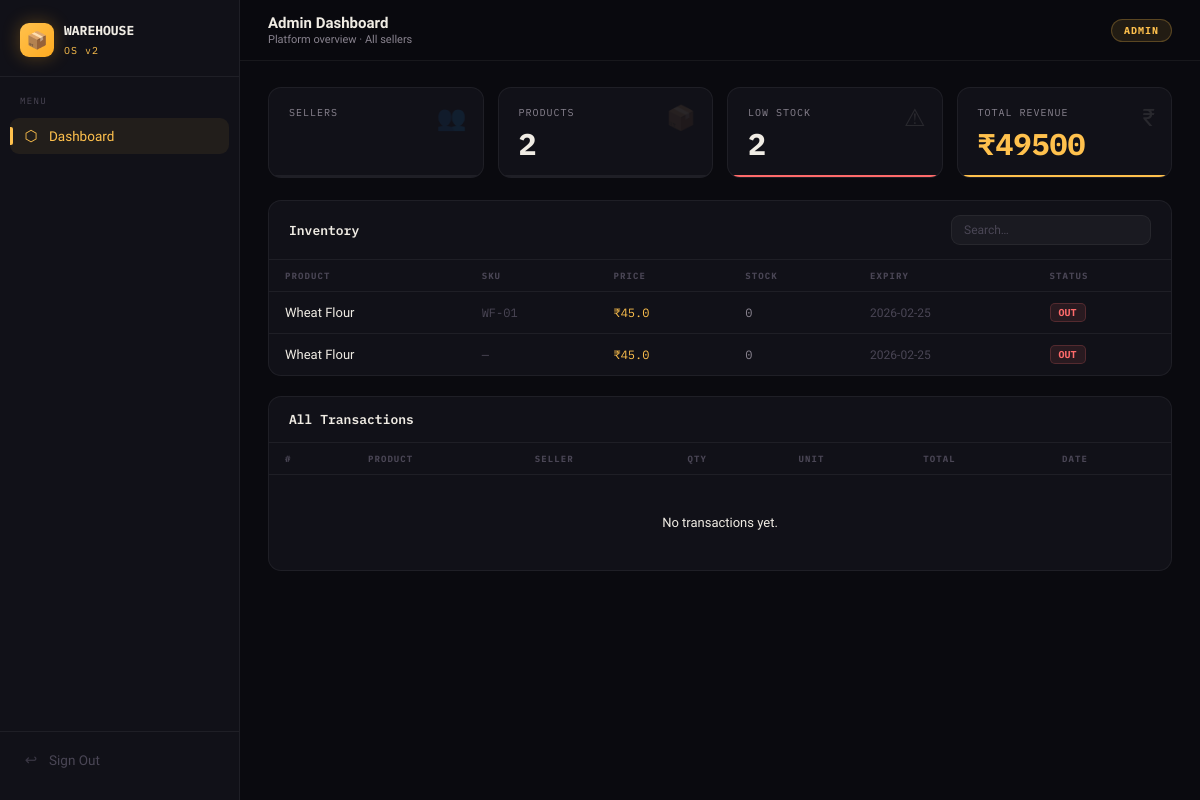
Page /admin (signed in) on the earlier database version.
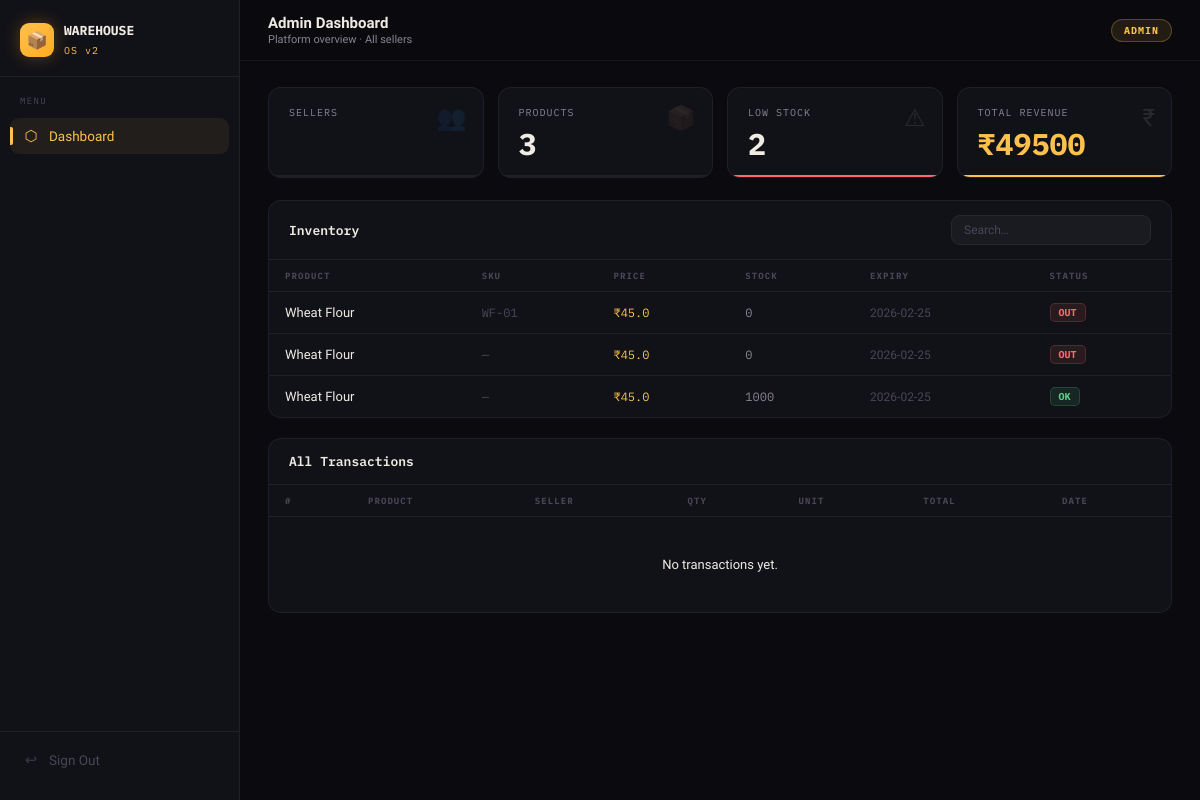
Same page on the later database version.
### tables this page shows
CREATE TABLE products (
            id         INTEGER PRIMARY KEY AUTOINCREMENT,
            name       TEXT NOT NULL,
            sku        TEXT UNIQUE,
            price      REAL NOT NULL DEFAULT 0,
            quantity   INTEGER NOT NULL DEFAULT 0,
            expiry     TEXT,
            seller_id  INTEGER NOT NULL REFERENCES users(id) ON DELETE CASCADE,
            created_at DATETIME DEFAULT CURRENT_TIMESTAMP
        );

### app.py (the view)
@app.route("/admin")
def admin():
    if not is_admin():
        return redirect("/login")
    products = query("SELECT * FROM products")
    revenue = query("SELECT COALESCE(SUM(total_price),0) r FROM transactions", one=True)["r"]
    return render_template("admin.html", products=products, revenue=revenue)

### app.py (called while the page is built)
def get_conn():
    con = sqlite3.connect(DB_PATH, timeout=10, check_same_thread=False)
    con.row_factory = sqlite3.Row
    con.execute("PRAGMA journal_mode=WAL")
    return con

def query(sql, args=(), one=False):
    con = get_conn()
    cur = con.execute(sql, args)
    rows = cur.fetchall()
    con.close()
    return (rows[0] if rows else None) if one else rows

def is_admin(): return session.get("role") == "admin"

### Templates/admin.html (shortened to what this page needs)
{% extends "layout.html" %}
{% block title %}Admin Dashboard{% endblock %}
{% block subtitle %}Platform overview · All sellers{% endblock %}
{% block content %}
<div class="stats">
  <div class="stat">
    <div class="stat-ico">👥</div>
    <div class="stat-lbl">Sellers</div>
  </div>
  <div class="stat">
    <div class="stat-ico">📦</div>
    <div class="stat-lbl">Products</div>
    <div class="stat-val">{{ products|length }}</div>
  </div>
  <div class="stat red">
    <div class="stat-ico">⚠</div>
    <div class="stat-lbl">Low Stock</div>
    <div class="stat-val">{{ products|selectattr("quantity","lt",5)|list|length }}</div>
  </div>
  <div class="stat gold">
    <div class="stat-ico">₹</div>
    <div class="stat-lbl">Total Revenue</div>
    <div class="stat-val">₹{{ "%.0f"|format(revenue) }}</div>
  </div>
</div>
<div class="card">
  <div class="card-head">
    <h3>Inventory</h3>
    <input class="sm" style="max-width:200px;padding:7px 12px;font-size:12px"
           placeholder="Search…" oninput="filterTbl(this,'inv')">
  </div>
  <table id="inv">
    <tr><th>Product</th><th>SKU</th><th>Price</th><th>Stock</th><th>Expiry</th><th>Status</th></tr>
    {% for p in products %}
    <tr>
      <td>{{ p.name }}</td>
      <td class="mono c-m">{{ p.sku or '—' }}</td>
      <td class="mono c-g">₹{{ p.price }}</td>
      <td class="mono">{{ p.quantity }}</td>
      <td class="c-m" style="font-size:12px">{{ p.expiry or '—' }}</td>
      <td>
        {% if p.quantity == 0 %}<span class="tag tag-r">OUT</span>
        {% elif p.quantity < 5 %}<span class="tag tag-o">LOW</span>
        {% else %}<span class="tag tag-g">OK</span>{% endif %}
      </td>
    </tr>
    {% else %}<tr><td colspan="6" class="empty">No products yet.</td></tr>
    {% endfor %}
  </table>
</div>
<div class="card">
  <div class="card-head"><h3>All Transactions</h3></div>
  <table>
    <tr><th>#</th><th>Product</th><th>Seller</th><th>Qty</th><th>Unit</th><th>Total</th><th>Date</th></tr>
    {% for t in txns %}
    <tr>
      <td class="mono c-m">#{{ '%04d'|format(t.id) }}</td>
      <td>{{ t.product_name }}</td>
      <td class="c-d">{{ t.seller_name }}</td>
      <td class="mono">{{ t.quantity }}</td>
      <td class="mono c-m">₹{{ t.price }}</td>
      <td class="mono c-g" style="font-weight:700">₹{{ t.total_price }}</td>
      <td class="c-m" style="font-size:12px">{{ t.created_at }}</td>
    </tr>
    {% else %}<tr><td colspan="7" class="empty">No transactions yet.</td></tr>
    {% endfor %}
  </table>
</div>
{% endblock %}

### Templates/layout.html (shortened to what this page needs)
<!DOCTYPE html>
<html lang="en">
<head>
  <link rel="stylesheet" href="/static/style.css">
</head>
<body>
{% if session.user_id %}
<div class="sidebar">
  <div class="s-logo">
    <div class="s-logo-icon">📦</div>
    <div class="s-logo-text">
      <strong>WAREHOUSE</strong>
      <span>OS v2</span>
    </div>
  </div>
  <div class="s-sect">Menu</div>
  <nav>
    {% if session.role == 'admin' %}
      <a href="/admin" class="{{ 'active' if request.path=='/admin' else '' }}">
        <span class="ico">⬡</span> Dashboard
      </a>
    {% endif %}
  </nav>
  <div class="s-foot">
    <a href="/logout"><span class="ico">↩</span> Sign Out</a>
  </div>
</div>
{% endif %}
<div class="main">
  <div class="topbar">
    <div>
      <div class="topbar-title">{% block title %}{% endblock %}</div>
      <div class="topbar-sub">{% block subtitle %}{% endblock %}</div>
    </div>
    {% if session.role %}
      <span class="role-pill">{{ session.role }}</span>
    {% endif %}
  </div>
  <div class="content">
    {% block content %}{% endblock %}
  </div>
</div>
</body>
</html>

Differences in the rows shown:
added products: name "Wheat Flour", sku "—", price "45.0", quantity "1000", expiry "2026-02-25", shows "OK"
Other differences:
{{ products|length }}: "2" → "3"
